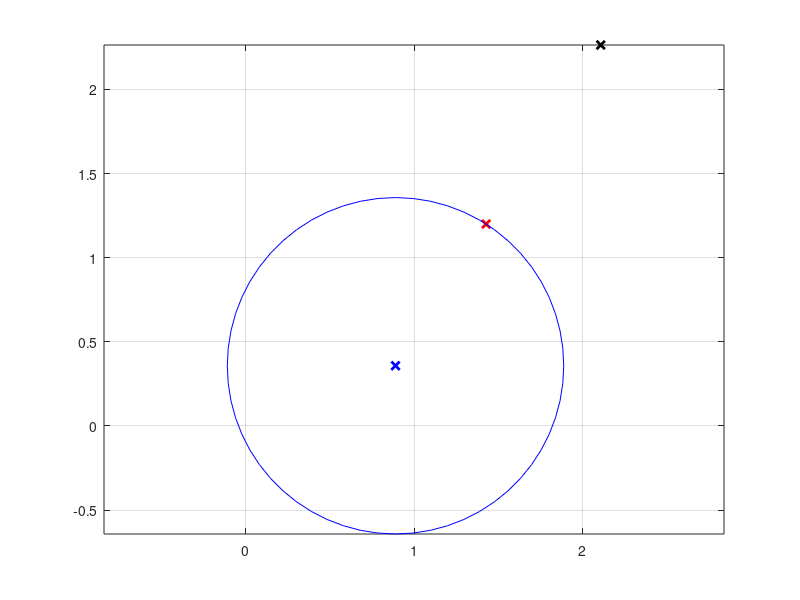

Reproduce this figure in MATLAB.
x = rand(2,1);
y = rand(2,1)+2;
eta = 1;
alfa = eta/norm(y-x)
z = (1-alfa)*x+(alfa)*y
figure
plot(x(1),x(2),'bx','linewidth',2)
hold on
plot(y(1),y(2),'kx','linewidth',2)
plot(z(1),z(2),'rx','linewidth',2)

raggio = eta;
centro = x(1:2)-raggio;
diameter = 2*raggio;
cerchio = rectangle('position',[centro',diameter,diameter],... % Draw a circle around the nearest neighbors inside the bubble.
                'curvature',[1 1],'EdgeColor','b'); % 'LineStyle',':'
%                 set(cerchio,'visible','on')

grid on
axis equal